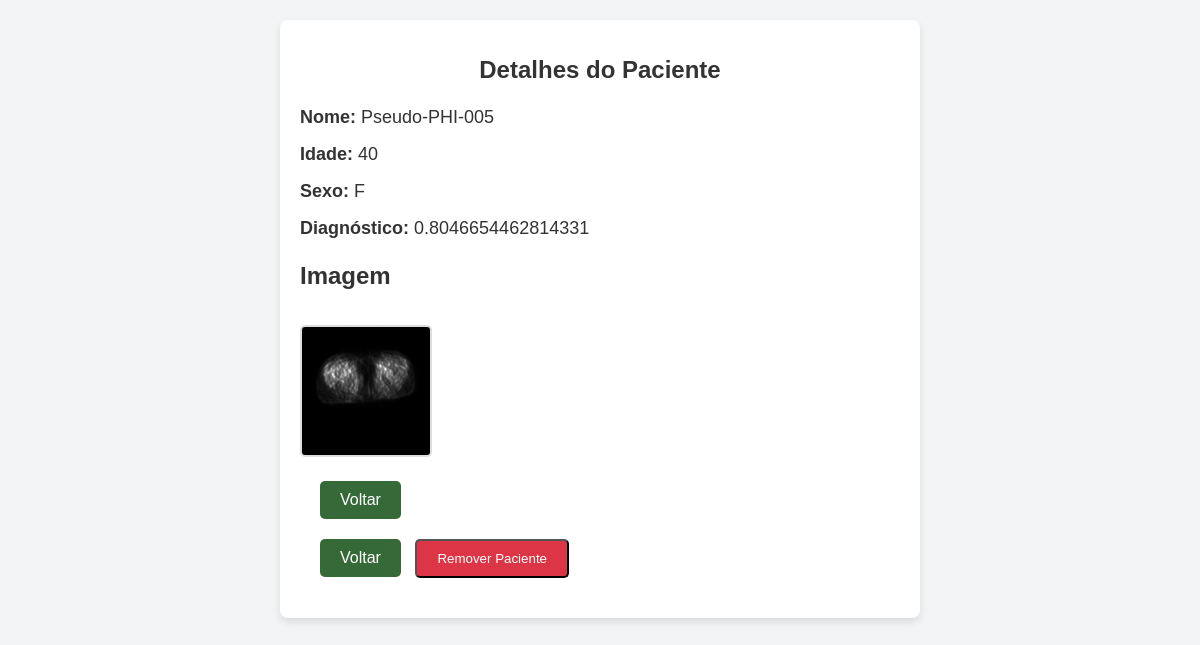
The page /detalhe/192 on the database its author committed.
### tables this page shows
CREATE TABLE pacientes (
        id INTEGER PRIMARY KEY AUTOINCREMENT, 
        patient_name TEXT NOT NULL, 
        idade INTEGER, 
        sexo TEXT NOT NULL,
        diagnostico REAL,
        caminho_imagem TEXT
    , filename_dcm TEXT);

### app.py (the view)
@app.route('/detalhe/<int:id>')
def detalhe(id):
    conn = get_db_connection_pacientes()
    cursor = conn.cursor()
    cursor.execute("SELECT * FROM pacientes WHERE id = ?", (id,))
    paciente = cursor.fetchone()
    conn.close()
    if not paciente:
        flash("Paciente não encontrado!", "error")
        return redirect(url_for('dashboard'))
    return render_template('detalhe.html', paciente=paciente)

### app.py (called while the page is built)
def get_db_connection_pacientes():
    conn = sqlite3.connect('pacientes.db')  # Troquei users.db para pacientes.db
    conn.row_factory = sqlite3.Row
    return conn

### templates/detalhe.html (shortened to what this page needs)
<!DOCTYPE html>
<html lang="en">
<head>
    <link rel="stylesheet" href="{{ url_for('static', filename='detalhe.css') }}">
</head>
<body>
    <div class="container">
        <h1>Detalhes do Paciente</h1>
        <p><strong>Nome:</strong> {{ paciente['patient_name'] }}</p>
        <p><strong>Idade:</strong> {{ paciente['idade'] }}</p>
        <p><strong>Sexo:</strong> {{ paciente['sexo'] }}</p>
        <p><strong>Diagnóstico:</strong> {{ paciente['diagnostico'] }}</p>
        <h2>Imagem</h2>
        <img src="{{ url_for('static', filename=paciente['caminho_imagem']) }}" alt="Imagem do paciente">
        <br>
        <div class="botao-container">
            <a href="{{ url_for('dashboard') }}" class="botao-voltar">Voltar</a>
        </div>
        <div class="botao-container">
            <a href="{{ url_for('dashboard') }}" class="botao-voltar">Voltar</a>
            <form action="{{ url_for('remover_paciente', id=paciente['id']) }}" method="post" style="display: inline;">
                <button type="submit" class="botao-remover">Remover Paciente</button>
            </form>
        </div>
    </div>
</body>
</html>

### static/detalhe.css (style rules this page uses)
body { font-family: Arial, sans-serif; margin: 0; padding: 0; background-color: #f3f4f6; color: #333; display: flex; flex-direction: column; align-items: center; padding: 20px; }
h1 { color: #333; font-size: 24px; margin-bottom: 20px; text-align: center; }
p { font-size: 18px; line-height: 1.5; margin: 10px 0; }
p strong { font-weight: bold; color: #333; }
img { max-width: 100%; height: auto; margin-top: 15px; border: 2px solid #ddd; border-radius: 5px; }
.container { background-color: #fff; padding: 20px; border-radius: 8px; box-shadow: 0 4px 8px rgba(0, 0, 0, 0.1); width: 80%; max-width: 600px; text-align: left; }
.botao-container { text-align: left; margin: 20px; }
.botao-voltar { display: inline-block; background-color: #356937; color: white; padding: 10px 20px; font-size: 16px; border: none; border-radius: 5px; cursor: pointer; text-decoration: none; transition: background-color 0.3s ease; }
.botao-remover { display: inline-block; padding: 10px 20px; background-color: #dc3545; color: white; text-decoration: none; border-radius: 5px; margin-left: 10px; }

### rows shown on the page
pacientes: patient_name "Pseudo-PHI-005", idade "40", sexo "F", diagnostico "0.8046654462814331", caminho_imagem (picture)
